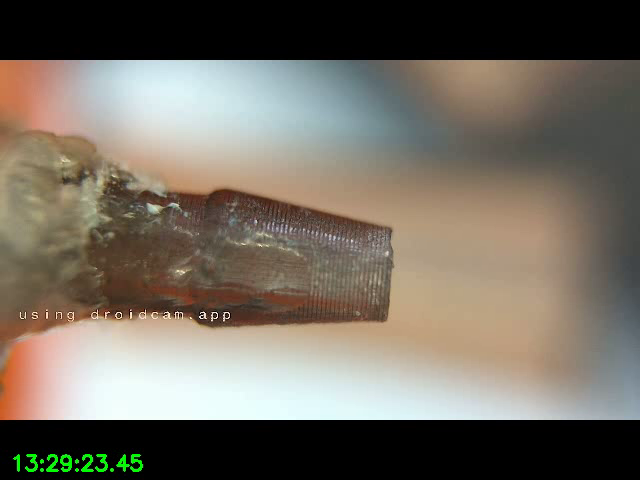
#> input picture frame 27 of Data/Video_10-10-2025_13-29-22.mp4, 640 x 480 px
$ python 'DOS Video Analysis.py'
#> lines starting #> are read from the running program, lines starting #| are printed output that depends on the picture; after the words box and inside, x2 and y2 are one past the last pixel; in counts of white or black regions, pixels touching at a corner belong together
# libraries
import cv2 as cv
import numpy as np
import matplotlib.pyplot as plt
import pandas as pd
import os

# Try to use local dm style if available, otherwise fall back to default style
try:
    plt.style.use('dm.mplstyle/dm.mplstyle')
except Exception:
    # attempt to load from same directory as this script
    import pathlib
    script_dir = pathlib.Path(__file__).resolve().parent
    alt_style = script_dir / 'dm.mplstyle' / 'dm.mplstyle'
    try:
        plt.style.use(str(alt_style))
    except Exception:
        # final fallback: use default style
        plt.style.use('default')
#################################################################
# FUNCTIONS
#################################################################

def first_zero(arr, axis, invalid_val=-1):
    mask = arr == 0
    return np.where(mask.any(axis=axis), mask.argmax(axis=axis), invalid_val)


def last_zero(arr, axis, invalid_val=-1):
    mask = arr == 0
    val = arr.shape[axis] - np.flip(mask, axis=axis).argmax(axis=axis) - 1
    return np.where(mask.any(axis=axis), val, invalid_val)


#################################################################
# MAIN
#################################################################


# Stuff to Edit
file_path = 'C:/Users/Mols/Desktop/Burst Pressure/old/Testing'  # where the file is stored in relation to the script
file_name = 'Video_10-10-2025_13-29-22'  # name of file for analysis, leave off any file extensions (like .mp4)
vid_export_name = 'DOS ex final1'       # name of video to export, leave off file extensions (like .avi)
export = 'N'        # export data to .csv (Y or N) will export 2 files, one being the whole analyzed video and other will be only cropped data
vid_export = 'N'    # export analyzed video (Y or N)
fps = 30          # fps of the video captured
delay = 1           # delay between each frame during video playback (does not affect analysis), in ms
miny = 425         # region of interest bounds for analysis, the y-axis numbering is backwards (zero starts at the top)
maxy = 550
minx = 200
maxx = 375
lcrop = 200   # points on left side cropped (min 1)
rcrop = 1        # points on right side cropped (min 1)
thresh_num = 235    # brightness value of edge for threshold (max 255, which is white) 235 is a good starting point

# Initialize arrays and constants
frame_diameter = []
total_diameter = []
frame_num = 1

# save video
if vid_export == 'Y':
    vid_result = cv.VideoWriter(vid_export_name + '.avi', cv.VideoWriter_fourcc(*'MJPG'), 30, (1280, 1024)) #(1280, 1024)

# load the video
video_fullpath = os.path.join(file_path, file_name + '.mp4')
if not os.path.isfile(video_fullpath):
    raise FileNotFoundError(f"Video file not found: {video_fullpath}")

cap = cv.VideoCapture(video_fullpath)
if not cap.isOpened():
    raise RuntimeError(f"Failed to open video capture for: {video_fullpath}")

# play the video by reading frame by frame
while cap.isOpened():
    ret, frame = cap.read()
#> frame is the input picture: shape (480, 640, 3); mean B, G, R 98, 108.9, 116.2
    if ret:

        frame = cv.resize(frame, (512, 640))
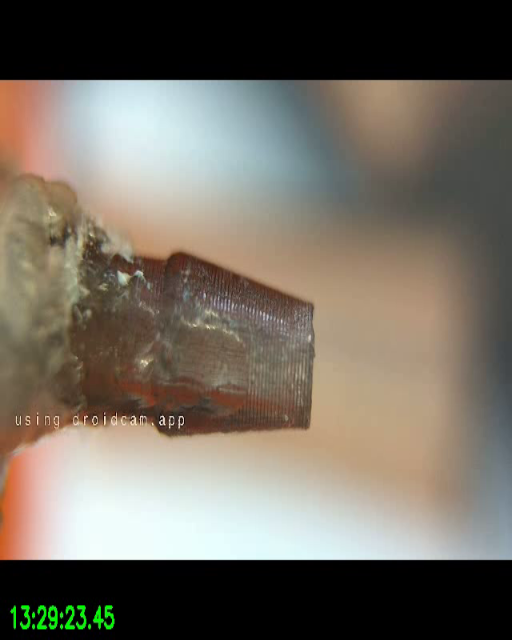
#> frame: shape (640, 512, 3); mean B, G, R 97.9, 108.9, 116.2
        # plt.matshow(frame)
        # plt.show()

        ROI_img = frame[miny:maxy, minx:maxx]
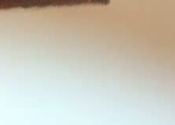
#> ROI_img: shape (125, 175, 3); mean B, G, R 185.6, 198.9, 202.5

        # load the input image cv.IMREAD_GRAYSCALE
        BW_img = cv.cvtColor(ROI_img, cv.COLOR_BGR2GRAY)
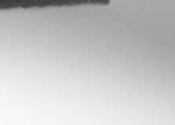
#> BW_img: shape (125, 175); min 57, max 248, mean 198.4

        # plt.matshow(BW_img)
        # plt.show()

        h, w = BW_img.shape
#> h = 125; w = 175

        # apply thresholding to convert grayscale to binary image 70,1,0
        ret, BW_img_thresh = cv.threshold(BW_img, thresh_num, 1, 0)
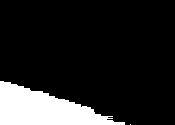
#> BW_img_thresh: shape (125, 175); values 0 (black) and 1 (white), 14.2% white; 2 white regions (1 under 20 px), largest, box (x1, y1, x2, y2) and area: (0, 81, 125, 125) 3101
#> ret = 235

        # plt.matshow(BW_img_thresh)
        # plt.show()

        # find first and last zero val for each row
        first_zero_val = first_zero(BW_img_thresh, axis=1, invalid_val=-1)
#> first_zero_val = 125 values, max 125 at index 122, min 0 at index 0, mean 24.77
        last_zero_val = last_zero(BW_img_thresh, axis=1, invalid_val=-1)
#> in last_zero, `val = arr.shape[axis] - np.flip(mask, axis=axis).argmax(axis=axis) - 1`: val = 125 values from 174 to 174
#> last_zero_val = 125 values from 174 to 174

        # draw box around ROI
        cv.rectangle(frame, (minx, miny), (maxx, maxy), color=(0, 0, 0), thickness=2)
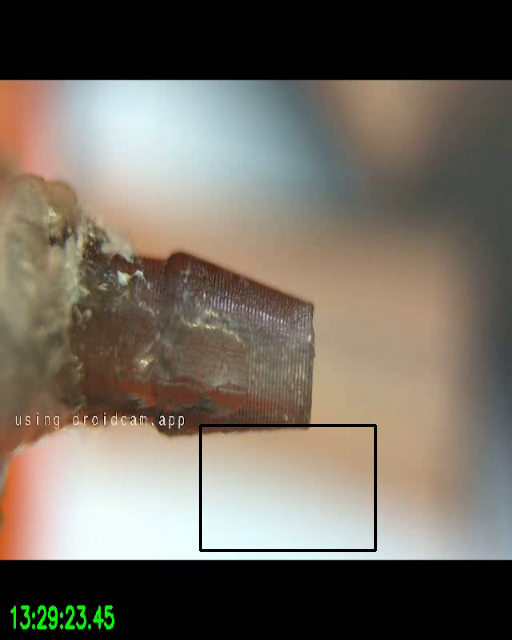
#> frame: shape (640, 512, 3); 0.55% of pixels changed, all inside (x1, y1, x2, y2) = (199, 424, 377, 552)

        # draw line on border of tube and compute diameters per row
        frame_diameter_rows = []
        for cols in range(h):
            fv = int(first_zero_val[cols])
            lv = int(last_zero_val[cols])

            # only draw and compute when both edges were found
            if fv >= 0 and lv >= 0:
                # guard slice indices to be within frame bounds
                left_start = max(0, fv + minx - 2)
                left_end = min(frame.shape[1], fv + minx)
                right_start = max(0, lv + minx)
                right_end = min(frame.shape[1], lv + minx + 2)

                try:
                    frame[cols + miny, left_start:left_end] = [0, 0, 255]
                except Exception:
                    pass
                try:
                    frame[cols + miny, right_start:right_end] = [255, 0, 0]
                except Exception:
                    pass

                if lv >= fv:
                    frame_diameter_rows.append(lv - fv)
#> this loop made 125 passes
#> (fv, left_start, left_end) on passes 1 to 12: (0, 198, 200), (0, 198, 200), (0, 198, 200), (0, 198, 200), (0, 198, 200), (0, 198, 200), (0, 198, 200), (0, 198, 200), (0, 198, 200), (0, 198, 200), (0, 198, 200), (0, 198, 200)
#> (fv, left_start) on pass 100: (65, 263)
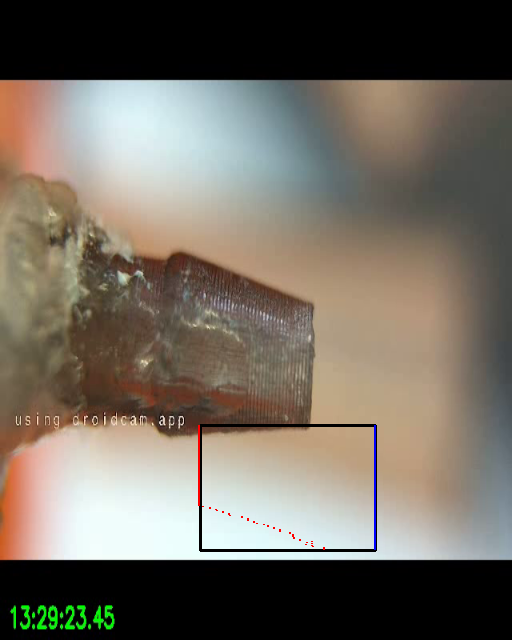
#> frame: shape (640, 512, 3); 0.15% of pixels changed, all inside (x1, y1, x2, y2) = (198, 425, 376, 550)
#> after the loop, frame_diameter_rows = 125 values, max 174 at index 0, min 49 at index 122, mean 149.2

        # store each frame's average diameter and update frame num
        if frame_diameter_rows:
            total_diameter.append([float(np.average(frame_diameter_rows)), frame_num / fps])
        # else: no valid diameter detected in this frame -> skip
        frame_num += 1

        # save to video
        if vid_export == 'Y':
            vid_result.write(frame)

        cv.imshow('frame', frame)  # show the video
        if cv.waitKey(delay) & 0xFF == ord('q'):
#> (key q is pressed here)
            break
    else:
        break

# ensure we collected some diameter data
if not total_diameter:
    raise RuntimeError(f"No diameter data collected from video: {video_fullpath}. Check ROI and threshold settings.")

# unzip data points
y, t = zip(*total_diameter)
#> y = (149.2,); t = (0.0333,)
#> (the run stopped early here; a loop or call above may not have finished)

$ run again, starting later in the video
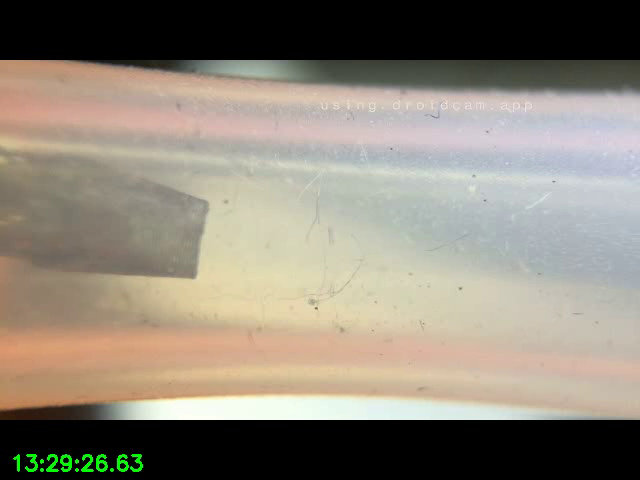
#> input picture frame 122 of Data/Video_10-10-2025_13-29-22.mp4, 640 x 480 px
#> frame is the input picture: shape (480, 640, 3); mean B, G, R 119.5, 132.2, 139.8
#> `ret, BW_img_thresh = cv.threshold(BW_img, thresh_num, 1, 0)`:
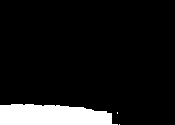
#> BW_img_thresh: shape (125, 175); values 0 (black) and 1 (white), 9.5% white; 3 white regions (2 under 20 px), largest, box (x1, y1, x2, y2) and area: (0, 104, 118, 125) 2067
#> ret = 235
#> first_zero_val = 125 values from 0 to 118
#> val = 125 values from 174 to 174
#> after the loop `for cols in range(h):`:
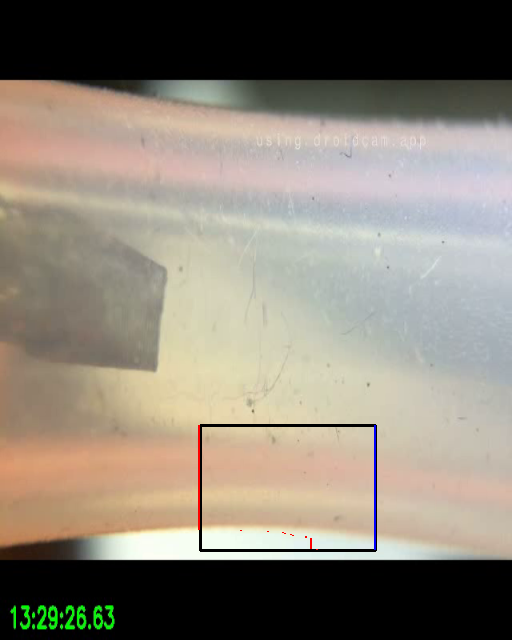
#> frame: shape (640, 512, 3); mean B, G, R 118.5, 130.9, 138.6
#> after the loop `for cols in range(h):`: frame_diameter_rows = 125 values, max 174 at index 0, min 56 at index 124, mean 157.8
#> y = (157.8,); t = (0.0333,)

$ run again, starting later in the video
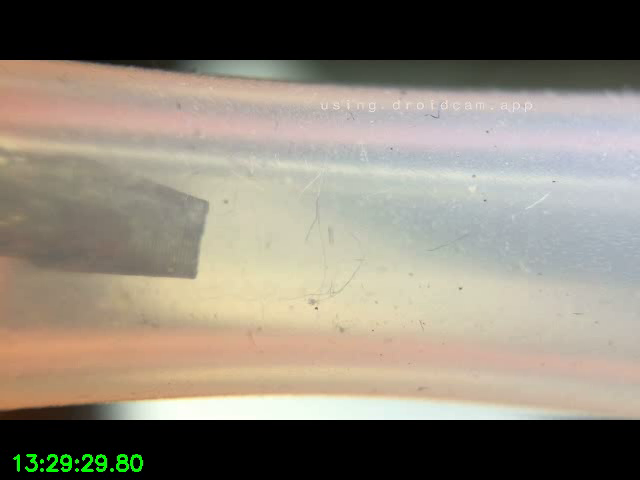
#> input picture frame 217 of Data/Video_10-10-2025_13-29-22.mp4, 640 x 480 px
#> frame is the input picture: shape (480, 640, 3); mean B, G, R 119.2, 132, 139.4
#> `ret, BW_img_thresh = cv.threshold(BW_img, thresh_num, 1, 0)`:
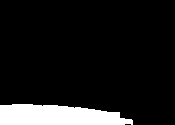
#> BW_img_thresh: shape (125, 175); values 0 (black) and 1 (white), 10.3% white; 1 white region, box (x1, y1, x2, y2) and area: (0, 104, 133, 125) 2253
#> ret = 235
#> first_zero_val = 125 values, max 133 at index 120, min 0 at index 0, mean 17.67
#> val = 125 values from 174 to 174
#> after the loop `for cols in range(h):`:
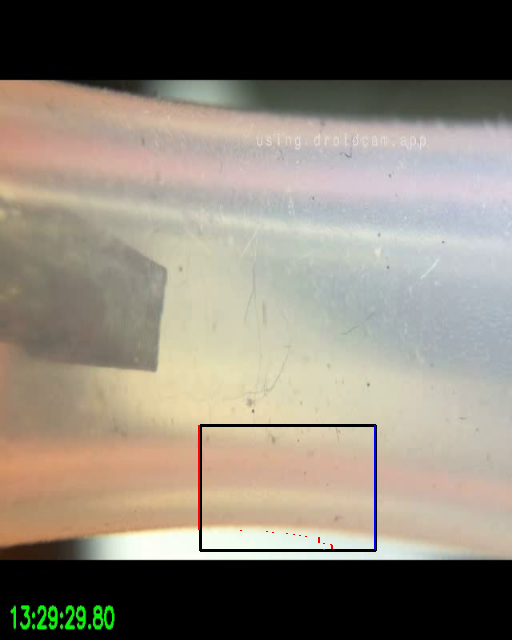
#> frame: shape (640, 512, 3); mean B, G, R 118.3, 130.7, 138.3
#> after the loop `for cols in range(h):`: frame_diameter_rows = 125 values, max 174 at index 0, min 41 at index 120, mean 156.3
#> y = (156.3,); t = (0.0333,)
